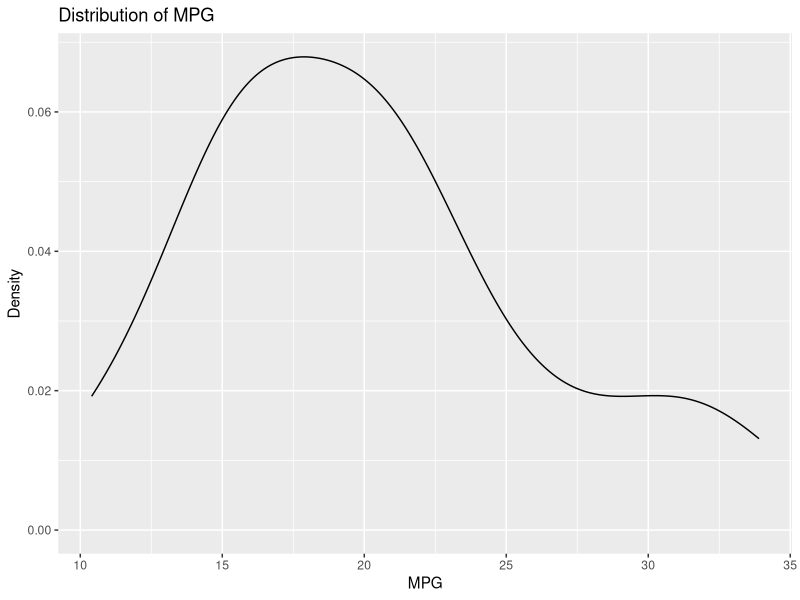
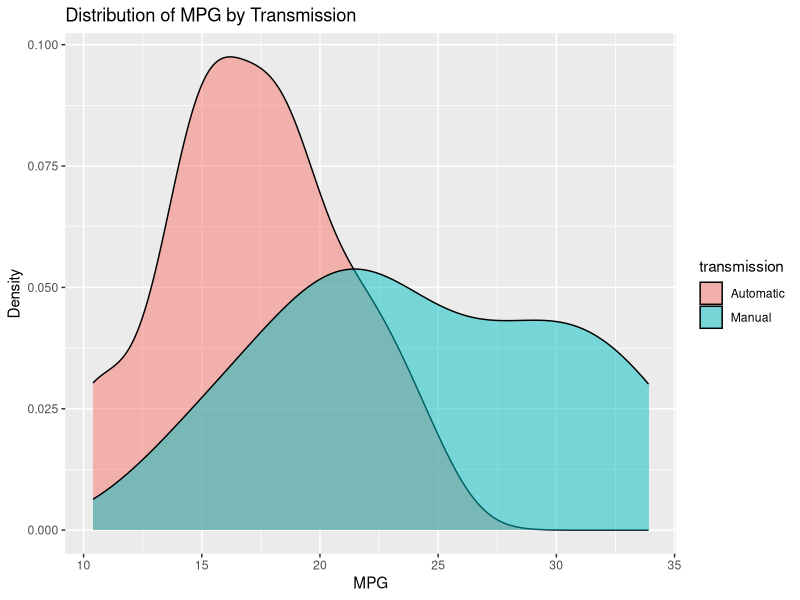
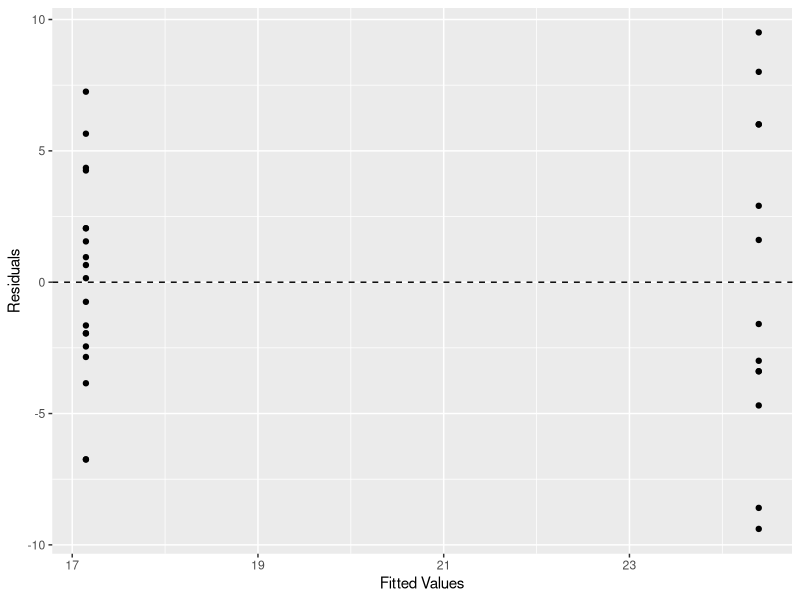
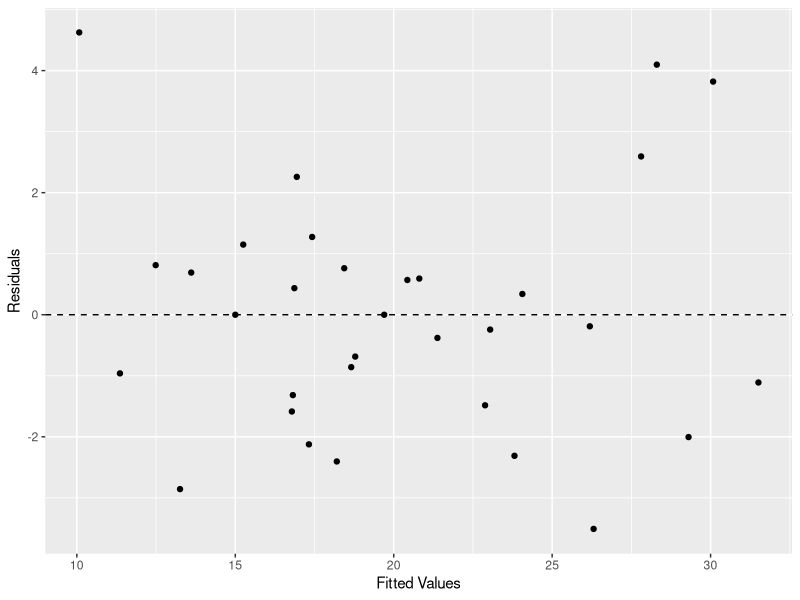

Write R code to recreate these figures, in order.
## ---- chunk 1
knitr::opts_chunk$set(echo = TRUE)
library(ggplot2)
## ---- chunk 2
data(mtcars)
head(mtcars)
## ---- chunk 3
mtcars$cyl <- as.factor(mtcars$cyl)
mtcars$gear <- as.factor(mtcars$gear)
mtcars$carb <- as.factor(mtcars$carb)
mtcars$vs <- factor(mtcars$vs, labels=c("V-shaped", "Straight"))
mtcars$am <- factor(mtcars$am, labels=c("Automatic", "Manual"))
## ---- chunk 4
names(mtcars) <- c("mpg", "cylinders", "displacement", "horsepower", "rear_axle_ratio", "weight", "quarter_mile_time", "engine", "transmission", "gears", "carburetors")
## ---- chunk 5
str(mtcars)
summary(mtcars)
## ---- chunk 6
sapply(mtcars, function(x) sum(is.na(x)))
## ---- chunk 7
ggplot(mtcars, aes(x = mpg)) +
    geom_density() +
    labs(title = "Distribution of MPG", x = "MPG", y = "Density")
## ---- chunk 8
ggplot(mtcars, aes(x = mpg, fill = transmission)) +
    geom_density(alpha = 0.5) +
    labs(title = "Distribution of MPG by Transmission", x = "MPG", y = "Density")
## ---- chunk 9
t.test(mpg ~ transmission, data = mtcars, conf.level = 0.95, alternative = "less")
## ---- chunk 10
model <- lm(mpg ~ transmission, data = mtcars)
summary(model)
## ---- chunk 11
ggplot(model, aes(x = .fitted, y = .resid)) +
    geom_point() +
    geom_hline(yintercept = 0, linetype = "dashed") +
    xlab("Fitted Values") +
    ylab("Residuals")
## ---- chunk 12
model <- lm(mpg ~ ., data=mtcars)
summary(model)
## ---- chunk 13
ggplot(model, aes(x = .fitted, y = .resid)) +
    geom_point() +
    geom_hline(yintercept = 0, linetype = "dashed") +
    xlab("Fitted Values") +
    ylab("Residuals")
